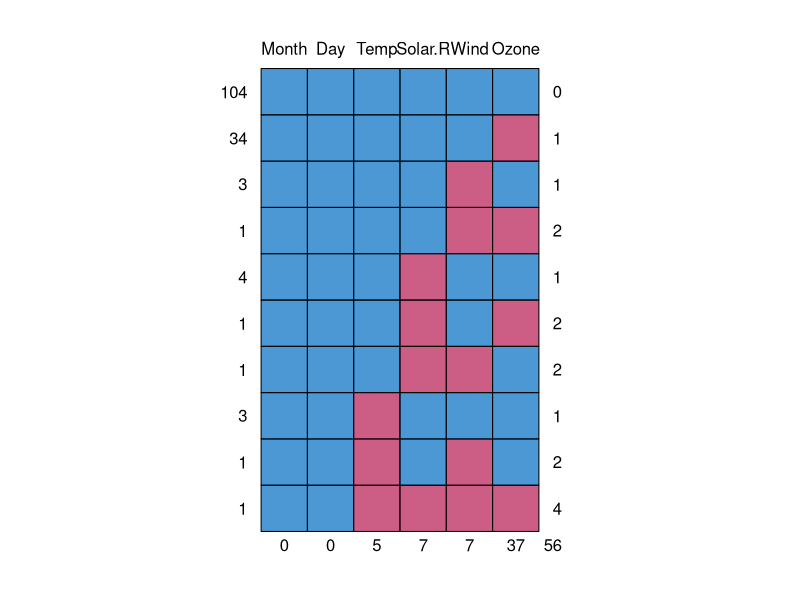
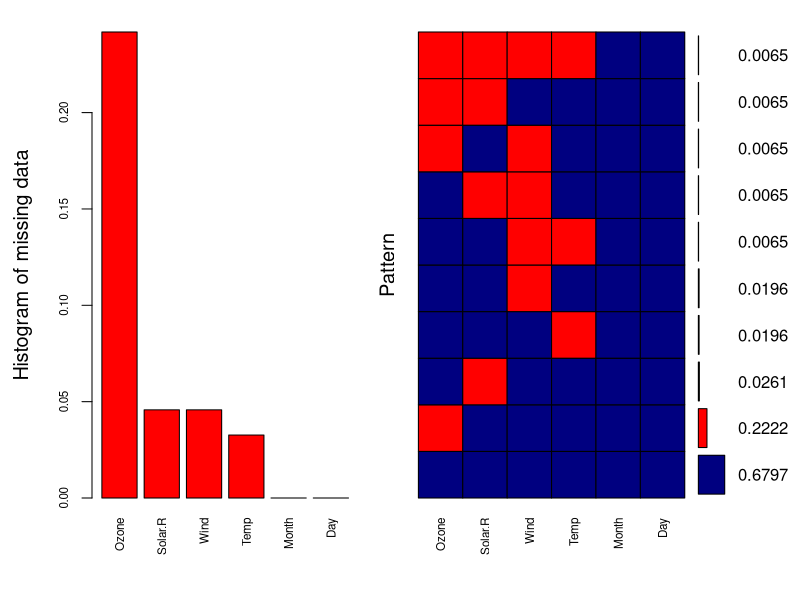
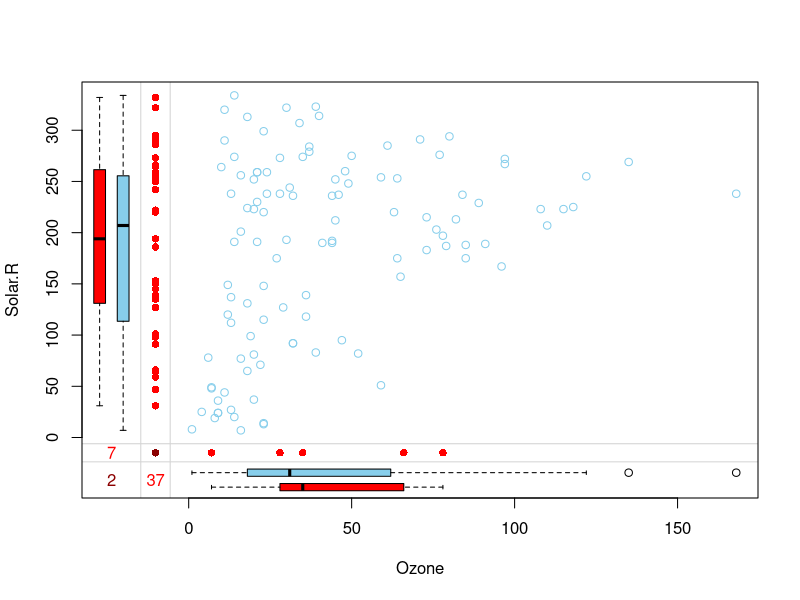
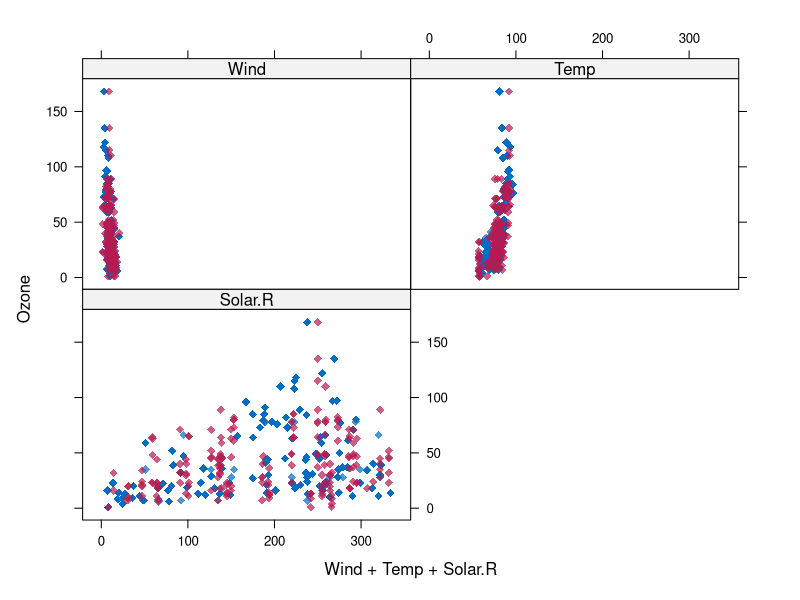
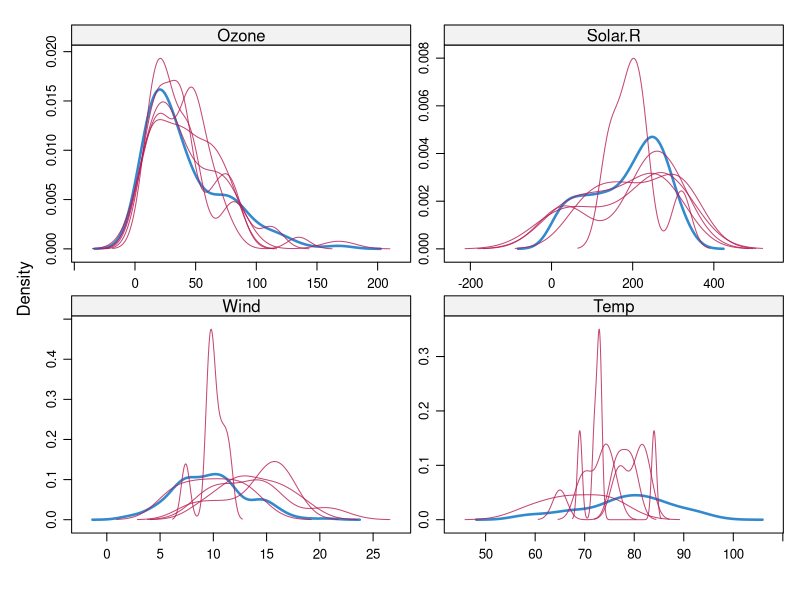
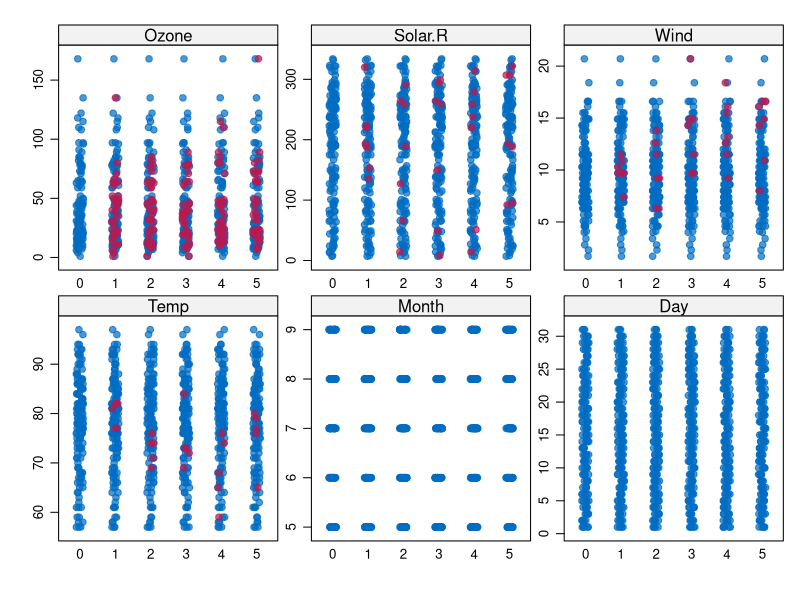

These figures' R source, in order:
#Missing data imputation toy example.

library(mice)

#-------------------------------------------------

#DATA SETUP & EXPLORATION:

data <- airquality
data[4:10,3] <- rep(NA,7)
data[1:5,4] <- NA

#Show the number of NA data points for each predictor variable.
summary(data)

#There are two types of missing data:
#MCAR: missing completely at random. This is the desirable scenario in case of missing data.
#MNAR: missing not at random. Missing not at random data is a more serious issue and in this case it might be wise to check the data gathering process further and try to understand why the information is missing. For instance, if most of the people in a survey did not answer a certain question, why did they do that? Was the question unclear?
#Assuming data is MCAR, too much missing data can be a problem too. Usually a safe maximum threshold is 5% of the total for large datasets. If missing #data for a certain feature or sample is more than 5% then you probably should leave that feature or sample out. We therefore check for features (columns) #and samples (rows) where more than 5% of the data is missing using a simple function

pMiss <- function(x){sum(is.na(x))/length(x)}
apply(data,2,pMiss)
apply(data,1,pMiss)

#Can see if there is any pattern in the missing data, or if it is missing at random.
md.pattern(data)

#Better visual representation of missing data using VIM package.
library(VIM)
aggr_plot <- aggr(data, col=c('navyblue','red'), numbers=TRUE, sortVars=TRUE, labels=names(data), cex.axis=.7, gap=3, ylab=c("Histogram of missing data","Pattern"))

#The plot helps us understanding that almost 70% of the samples are not missing any information, 22% are missing the Ozone value, and the remaining ones #show other missing patterns. Through this approach the situation looks a bit clearer in my opinion.
#Another (hopefully) helpful visual approach is a special box plot:

marginplot(data[c(1,2)])

#Obviously here we are constrained at plotting 2 variables at a time only, but nevertheless we can gather some interesting insights.
#The red box plot on the left shows the distribution of Solar.R with Ozone missing while the blue box plot shows the distribution of #the remaining datapoints. Likewhise for the Ozone box plots at the bottom of the graph.
#If our assumption of MCAR data is correct, then we expect the red and blue box plots to be very similar.

#-------------------------------------------------

#PERFORMING THE IMPUTATION
tempData <- mice(data,m=5,maxit=50,meth='pmm',seed=500)
summary(tempData)

	?mice #shows you the available methods of imputation.
	# pmm = predictive mean matching.
	# norm = bayesian linear regression
	# norm.nob = linear regression ignoring model error
	# norm.boot = linear regression using bootstrap
	# mean = linear regression, predicted values.
	# l2.norm = unconditional mean imputation.
	# logreg = logistic regression (factor, 2-levels)
	# lda = linear discriminant analysis (factor, categories)
	# cart  = classification/regression trees.
	# rf = random forest
	# ... and others.

#NOTE: m=5 refers to the number of imputed datasets. Five is the default value.

#RETURN COMPLETED DATA SET WITH IMPUTED VALUES.
completedData <- complete(tempData,1)

#The missing values have been replaced with the imputed values in the first of the five datasets. 
#If you wish to use another one, just change the second parameter in the complete() function.

#-------------------------------------------------

#SANITY CHECK IMPUTED DATA:
#If you would like to check the imputed data, for instance for the variable Ozone, you need to enter the following line of code
tempData$imp$Ozone

#The output shows the imputed data for each observation (first column left) within each imputed dataset (first row at the top).

#If you need to check the imputation method used for each variable, mice makes it very easy to do
tempData$meth

#-------------------------------------------------

#EXPLORING RESULTS OF IMPUTATION FOR VALIDITY

#Let’s compare the distributions of original and imputed data using a some useful plots.
#First of all we can use a scatterplot and plot Ozone against all the other variables
xyplot(tempData,Ozone ~ Wind+Temp+Solar.R,pch=18,cex=1)

	#What we would like to see is that the shape of the magenta points (imputed) matches the 
	#shape of the blue ones (observed). The matching shape tells us that the imputed 
	#values are indeed “plausible values”.

#Another helpful plot is the density plot:

densityplot(tempData)

	#The density of the imputed data for each imputed dataset is showed in magenta 
	#while the density of the observed data is showed in blue. Again, under our 
	#previous assumptions we expect the distributions to be similar.

#Another useful visual take on the distributions can be obtained using the stripplot() function that shows the distributions of the variables as individual points

stripplot(tempData, pch = 20, cex = 1.2)

#-------------------------------------------------

#POOLING MODELS FROM EACH IMPUTED DATA SET

#Suppose that the next step in our analysis is to fit a linear model to the data. 
#You may ask what imputed dataset to choose. 
#The mice package makes it again very easy to fit a a model to each of 
#the imputed dataset and then pool the results together

modelFit1 <- with(tempData,lm(Temp~ Ozone+Solar.R+Wind))
summary(pool(modelFit1))
